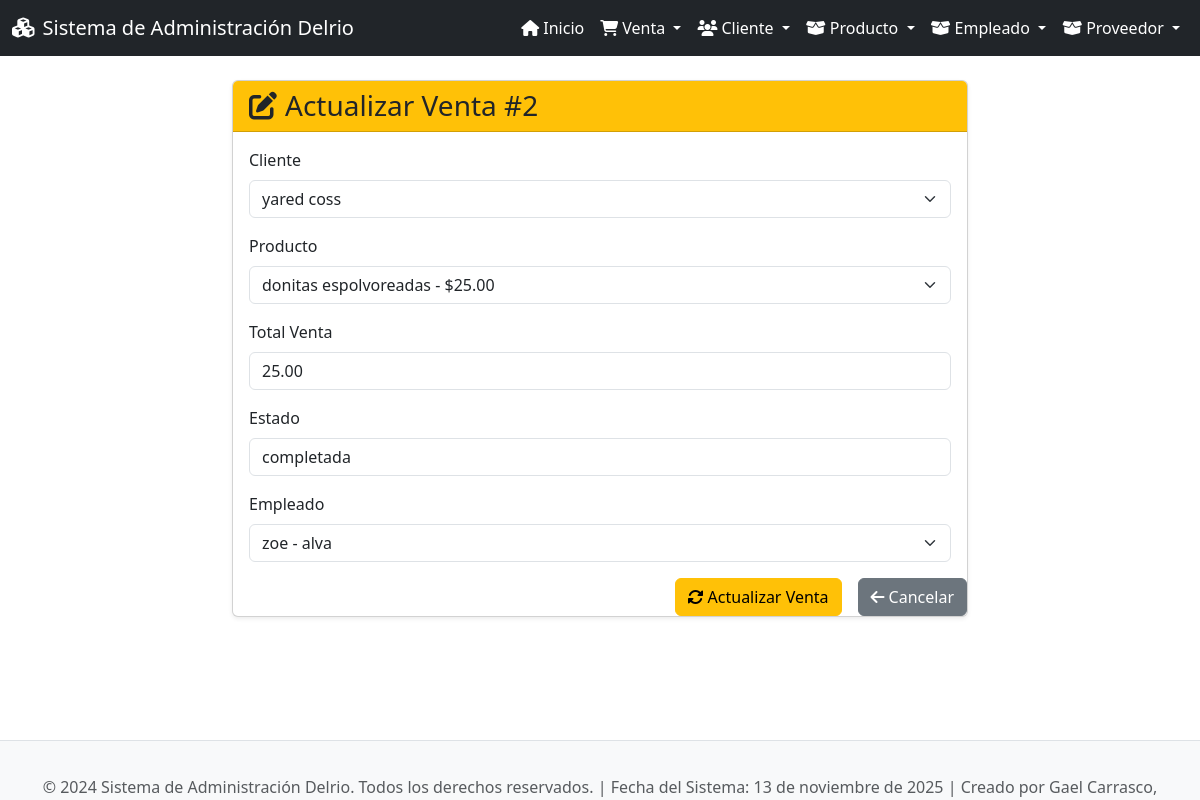
The page /ventas/actualizar/2/ on the database its author committed.
### app_Delrio/models.py (models this page shows, shortened)
class Venta(models.Model):
    fech_venta = models.DateTimeField(auto_now_add=True)
    total_venta = models.DecimalField(max_digits=10, decimal_places=2)
    estado = models.CharField(max_length=50)
    id_clie = models.ForeignKey(Cliente, on_delete=models.CASCADE, related_name="ventas")
    id_prod = models.ForeignKey(Producto, on_delete=models.CASCADE, related_name="ventas")
    id_empl = models.ForeignKey(Empleado, on_delete=models.CASCADE, related_name="ventas")

class Cliente(models.Model):
    nom_clie = models.CharField(max_length=100)
    apellido_clie = models.CharField(max_length=100)
    C_E_clie = models.CharField(max_length=100)  # Correo electrónico
    tel_clie = models.CharField(max_length=20)
    direc_clie = models.TextField()
    fech_compra = models.DateField()

class Producto(models.Model):
    nom_prod = models.CharField(max_length=100)
    desc_prod = models.TextField(blank=True, null=True)
    precio_unidad = models.DecimalField(max_digits=10, decimal_places=2)
    stock = models.IntegerField()
    fech_creacion = models.DateTimeField(auto_now_add=True)
    id_prov = models.ForeignKey(Proveedor, on_delete=models.CASCADE, related_name="productos")  # Si existiera tabla 'proveedor', sería ForeignKey

class Empleado(models.Model):
    nom_empl = models.CharField(max_length=255)     # nom_empl (first name)
    apellido_empl = models.CharField(max_length=255) # apellido_empl (last name)
    puesto_empl = models.CharField(max_length=255)   # puesto_empl (job position)
    salario = models.DecimalField(max_digits=10, decimal_places=2)  # salario (salary)
    fech_ingreso = models.DateField()  # fech_ingreso (hire date)

### app_Delrio/views.py (the view)
# urls.py: path('ventas/actualizar/<int:pk>/', views.actualizar_venta, name='actualizar_venta'),
def actualizar_venta(request, pk):
    venta = get_object_or_404(Venta, pk=pk)
    clientes = Cliente.objects.all()
    productos = Producto.objects.all()
    empleados = Empleado.objects.all()
    return render(request, 'Ventas/actualizar_venta.html', {
        'venta': venta,
        'clientes': clientes,
        'productos': productos,
        'empleados': empleados,
    })

### app_Delrio/templates/ventas/actualizar_venta.html (shortened to what this page needs)
{% extends 'base.html' %}
{% block content %}
<div class="row justify-content-center">
    <div class="col-md-8">
        <div class="card shadow-sm">
            <div class="card-header bg-warning text-dark">
                <h3 class="mb-0"><i class="fas fa-edit me-2"></i>Actualizar Venta #{{ venta.id }}</h3>
            </div>
            <div class="card-body">
                <form action="{% url 'realizar_actualizacion_venta' venta.id %}" method="post">
                    <div class="mb-3">
                        <label for="id_clie" class="form-label">Cliente</label>
                        <select class="form-select" id="id_clie" name="id_clie" required>
                            {% for cliente in clientes %}
                                <option value="{{ cliente.id }}" {% if cliente.id == venta.id_clie.id %}selected{% endif %}>
                                    {{ cliente.nom_clie }} {{ cliente.apellido_clie }}
                                </option>
                            {% endfor %}
                        </select>
                    </div>
                    <div class="mb-3">
                        <label for="id_prod" class="form-label">Producto</label>
                        <select class="form-select" id="id_prod" name="id_prod" required>
                            {% for producto in productos %}
                                <option value="{{ producto.id }}" {% if producto.id == venta.id_prod.id %}selected{% endif %}>
                                    {{ producto.nom_prod }} - ${{ producto.precio_unidad }}
                                </option>
                            {% endfor %}
                        </select>
                    </div>
                    <div class="mb-3">
                        <label for="total_venta" class="form-label">Total Venta</label>
                        <input type="number" step="0.01" class="form-control" id="total_venta" name="total_venta" value="{{ venta.total_venta }}" required>
                    </div>
                    <div class="mb-3">
                        <label for="estado" class="form-label">Estado</label>
                        <input type="text" class="form-control" id="estado" name="estado" value="{{ venta.estado }}" required>
                    </div>
                        <label for="id_empl" class="form-label">Empleado</label>
                        <select class="form-select" id="id_empl" name="id_empl" required>
                            {% for empleado in empleados %}
                                <option value="{{ empleado.id }}" {% if empleado.id == venta.id_empl.id %}selected{% endif %}>
                                    {{ empleado.nom_empl }} - {{ empleado.apellido_empl }}
                                </option>
                            {% endfor %}
                        </select>
                    </div>
                    <div class="d-grid gap-2 d-md-flex justify-content-md-end">
                        <button type="submit" class="btn btn-warning me-md-2"><i class="fas fa-sync-alt me-1"></i>Actualizar Venta</button>
                        <a href="{% url 'ver_ventas' %}" class="btn btn-secondary"><i class="fas fa-arrow-left me-1"></i>Cancelar</a>
                    </div>
            </div>
        </div>
    </div>
</div>
{% endblock %}

### app_Delrio/templates/base.html (style rules this page uses)
body { display: flex; flex-direction: column; min-height: 100vh; }

### rows shown on the page
Venta: id "2", id_clie "yared coss", id_prod "donitas espolvoreadas - $25.00", total_venta "25.00", estado "completada", id_empl "zoe - alva"
